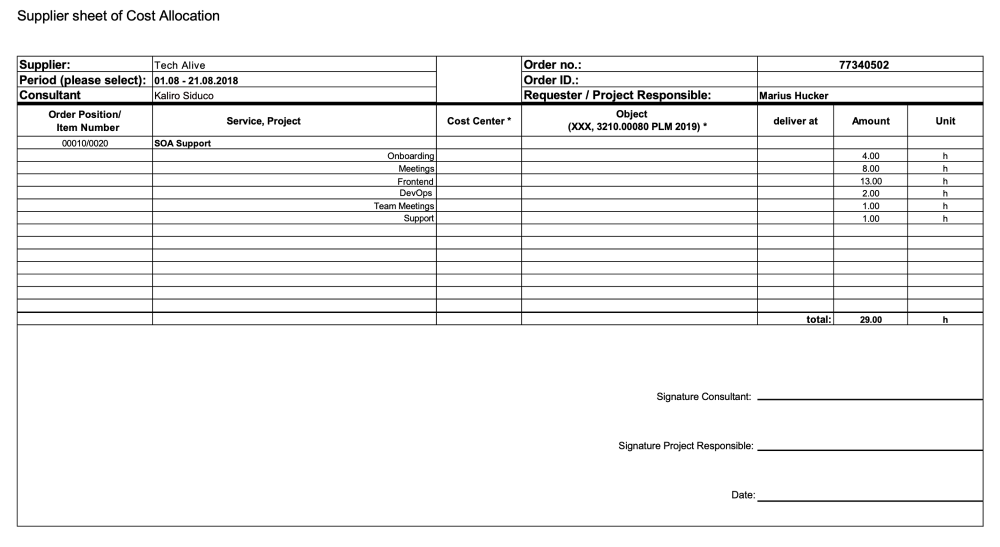
#> input picture Prototype/Images/datasheet_sample.png, 2000 x 1093 px (shown at 1/2 size)
$ python table_extraction_v2.py
#> lines starting #> are read from the running program, lines starting #| are printed output that depends on the picture; after the words box and inside, x2 and y2 are one past the last pixel; in counts of white or black regions, pixels touching at a corner belong together

"""
Dependencies (install with pip):
jinja2
matplotlib
pytesseract
pandas
opencv-python
csv
numpy
pillow
openpyxl
"""

import cv2
import numpy as np
import pandas as pd
import matplotlib.pyplot as plt
import csv
import platform
import os
import config

try:
    from PIL import Image
except ImportError:
    import Image
import pytesseract

# Set the path of the pytesseract executable for Windows
if platform.system() == "Windows":
    tess_path = os.path.expanduser(config.windows["tesseract_path"])
    print("Detected Windows OS. Targeting executable '{}' for Tesseract.".format(tess_path))
    pytesseract.pytesseract.tesseract_cmd = tess_path

#read your file
file=r'Images/datasheet_sample.png'
img = cv2.imread(file,0)
img.shape

#thresholding the image to a binary image
thresh,img_bin = cv2.threshold(img,128,255,cv2.THRESH_BINARY | cv2.THRESH_OTSU)
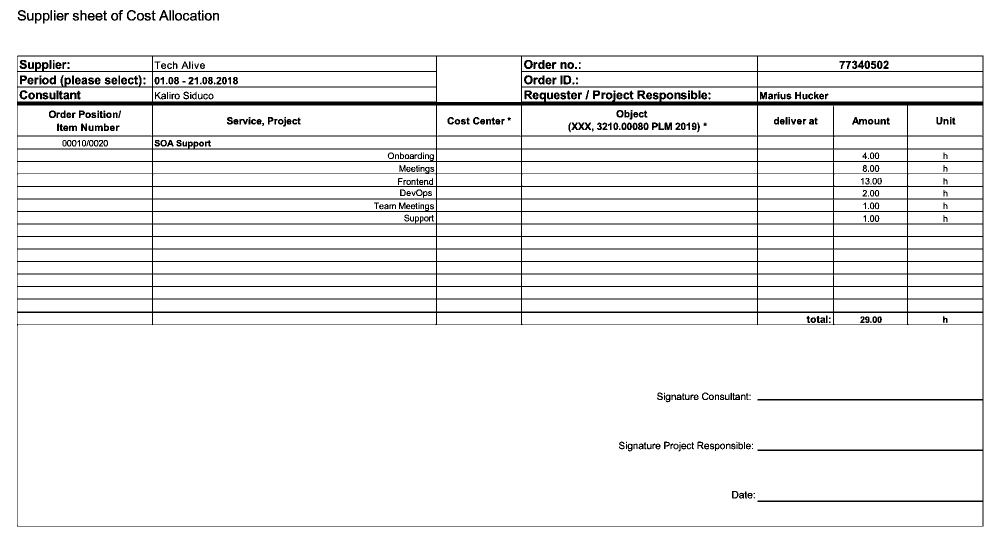
#> img_bin: shape (1093, 2000) (shown at 1/2 size); 93.9% white; 440 black regions (60 under 20 px), largest, box (x1, y1, x2, y2) and area: (34, 111, 1967, 1053) 101855, (1143, 245, 1182, 260) 327, (1349, 185, 1374, 199) 231
#> thresh = 152

#inverting the image
img_bin = 255-img_bin
cv2.imwrite('cv_inverted.png',img_bin)
#Plotting the image to see the output
plotting = plt.imshow(img_bin,cmap='gray')
plt.show()

# countcol(width) of kernel as 100th of total width
kernel_len = np.array(img).shape[1]//100
# Defining a vertical kernel to detect all vertical lines of image
ver_kernel = cv2.getStructuringElement(cv2.MORPH_RECT, (1, kernel_len))
# Defining a horizontal kernel to detect all horizontal lines of image
hor_kernel = cv2.getStructuringElement(cv2.MORPH_RECT, (kernel_len, 1))
# A kernel of 2x2
kernel = cv2.getStructuringElement(cv2.MORPH_RECT, (2, 2))

#Use vertical kernel to detect and save the vertical lines in a jpg
image_1 = cv2.erode(img_bin, ver_kernel, iterations=3)
#> image_1: shape (1093, 2000); 0.35% white in thin lines or dots, all inside (x1, y1, x2, y2) = (34, 141, 1967, 1026)
vertical_lines = cv2.dilate(image_1, ver_kernel, iterations=3)
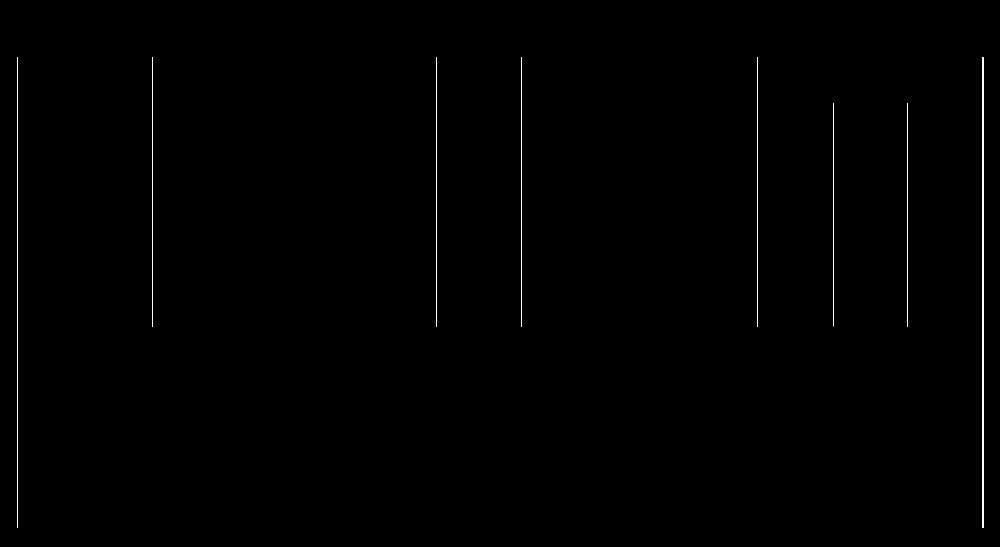
#> vertical_lines: shape (1093, 2000) (shown at 1/2 size); 0.39% white in thin lines or dots, all inside (x1, y1, x2, y2) = (34, 114, 1967, 1056)
cv2.imwrite("vertical.jpg",vertical_lines)
#Plot the generated image
plotting = plt.imshow(image_1,cmap='gray')
plt.show()

#Use horizontal kernel to detect and save the horizontal lines in a jpg
image_2 = cv2.erode(img_bin, hor_kernel, iterations=3)
#> image_2: shape (1093, 2000); 4% white; 26 white regions, largest, box (x1, y1, x2, y2) and area: (64, 203, 1940, 211) 14783, (64, 623, 1940, 626) 5628, (64, 297, 1940, 299) 3752
horizontal_lines = cv2.dilate(image_2, hor_kernel, iterations=3)
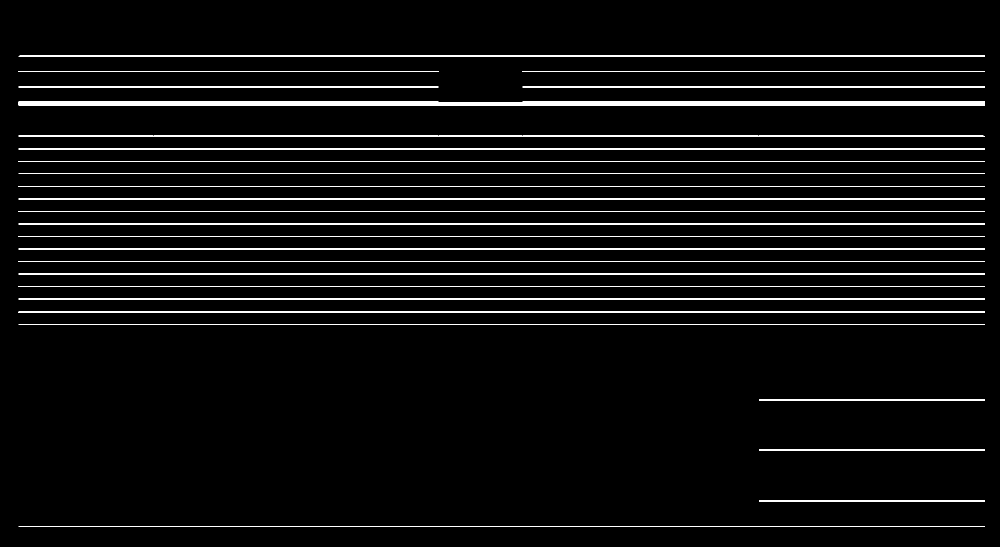
#> horizontal_lines: shape (1093, 2000) (shown at 1/2 size); 4.2% white; 26 white regions, largest, box (x1, y1, x2, y2) and area: (37, 203, 1970, 211) 15296, (37, 623, 1970, 626) 5799, (37, 297, 1970, 299) 3866
cv2.imwrite("horizontal.jpg",horizontal_lines)
#Plot the generated image
plotting = plt.imshow(image_2,cmap='gray')
plt.show()

# Combine horizontal and vertical lines in a new third image, with both having same weight.
img_vh = cv2.addWeighted(vertical_lines, 0.5, horizontal_lines, 0.5, 0.0)
#Eroding and thesholding the image
img_vh = cv2.erode(~img_vh, kernel, iterations=2)
thresh, img_vh = cv2.threshold(img_vh,128,255, cv2.THRESH_BINARY | cv2.THRESH_OTSU)
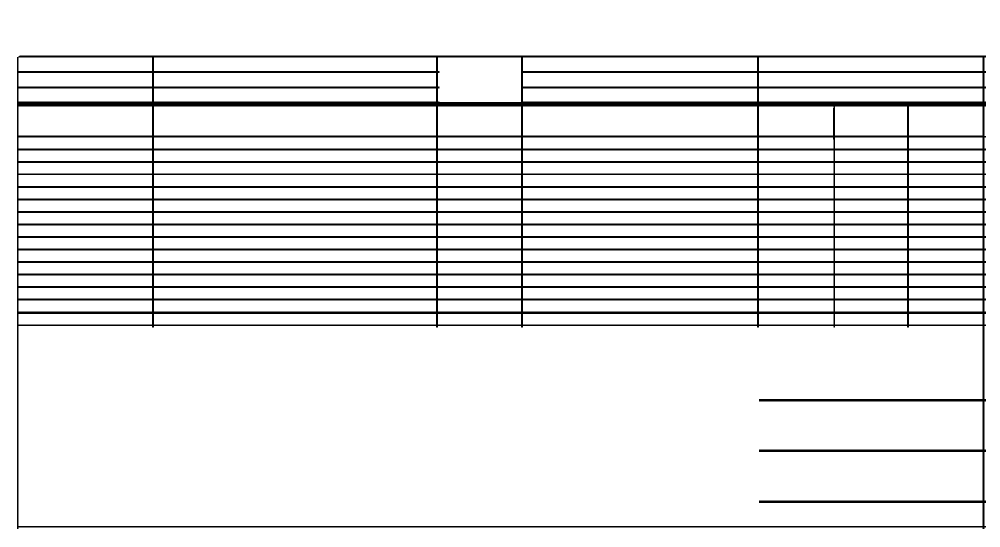
#> img_vh: shape (1093, 2000) (shown at 1/2 size); 91.2% white; 1 black region
#> thresh = 127
cv2.imwrite("img_vh.jpg", img_vh)
bitxor = cv2.bitwise_xor(img,img_vh)
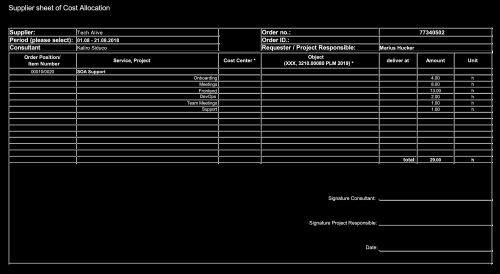
#> bitxor: shape (1093, 2000) (shown at 1/4 size); min 0, max 255, mean 16.8
bitnot = cv2.bitwise_not(bitxor)
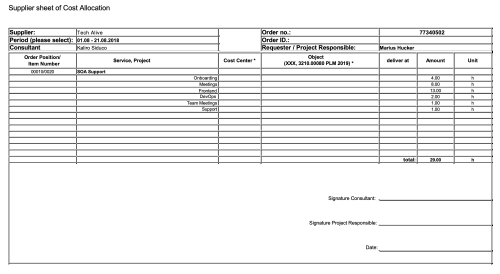
#> bitnot: shape (1093, 2000) (shown at 1/4 size); min 0, max 255, mean 238.2
#Plotting the generated image
plotting = plt.imshow(bitnot,cmap='gray')
plt.show()

# Detect contours for following box detection
contours, hierarchy = cv2.findContours(img_vh, cv2.RETR_TREE, cv2.CHAIN_APPROX_SIMPLE)
#> contours = 128 contours; largest, box (x1, y1, x2, y2) and area: (0, 0, 2000, 1093) 2182908, (33, 110, 1973, 1059) 1829886, (37, 652, 1965, 1052) 760749, (308, 213, 872, 271) 32091, (1046, 213, 1514, 271) 26619

def sort_contours(cnts, method="left-to-right"):
    # initialize the reverse flag and sort index
#> called with method = 'top-to-bottom'
    reverse = False
    i = 0
    # handle if we need to sort in reverse
    if method == "right-to-left" or method == "bottom-to-top":
        reverse = True
    # handle if we are sorting against the y-coordinate rather than
    # the x-coordinate of the bounding box
    if method == "top-to-bottom" or method == "bottom-to-top":
        i = 1
    # construct the list of bounding boxes and sort them from top to
    # bottom
    boundingBoxes = [cv2.boundingRect(c) for c in cnts]
#> boundingBoxes = 128 items, first 6: (0, 0, 2000, 1093), (33, 110, 1940, 949), (37, 652, 1928, 400), (1818, 628, 147, 21), (1670, 628, 144, 21), (1518, 628, 149, 21)
    (cnts, boundingBoxes) = zip(*sorted(zip(cnts, boundingBoxes),
    key=lambda b:b[1][i], reverse=reverse))
#> cnts has the same summary as contours outside sort_contours; boundingBoxes = 128 items, first 6: (0, 0, 2000, 1093), (33, 110, 1940, 949), (1518, 115, 447, 27), (1046, 115, 468, 27), (876, 115, 166, 89), (308, 115, 564, 27)
    # return the list of sorted contours and bounding boxes
    return (cnts, boundingBoxes)

# Sort all the contours by top to bottom.
contours, boundingBoxes = sort_contours(contours, method="top-to-bottom")

#Creating a list of heights for all detected boxes
heights = [boundingBoxes[i][3] for i in range(len(boundingBoxes))]
#> heights = 128 values, max 1093 at index 0, min 21 at index 29, mean 42.84

#Get mean of heights
mean = np.mean(heights)
#> mean = 42.84

#Create list box to store all boxes in
box = []
# Get position (x,y), width and height for every contour and show the contour on image
for c in contours:
    x, y, w, h = cv2.boundingRect(c)
    if (w<1000 and h<500):
        image = cv2.rectangle(img,(x,y),(x+w,y+h),(0,255,0),2)
        box.append([x,y,w,h])
#> this loop made 128 passes
#> (c, x, y, w, h) on passes 1, 3, 4, 6, 7, 8: ([[0, 0], [0, 1092], [1999, 1092], [1999, 0]], 0, 0, 2000, 1093), ([[1518, 115], [1518, 141], [1964, 141], [1964, 115]], 1518, 115, 447, 27), ([[1046, 115], [1046, 141], [1513, 141], [1513, 115]], 1046, 115, 468, 27), ([[308, 115], [308, 141], [871, 141], [871, 115]], 308, 115, 564, 27), ([[37, 115], [37, 141], [303, 141], [303, 115]], 37, 115, 267, 27), ([[1518, 146], [1518, 172], [1964, 172], [1964, 146]], 1518, 146, 447, 27)
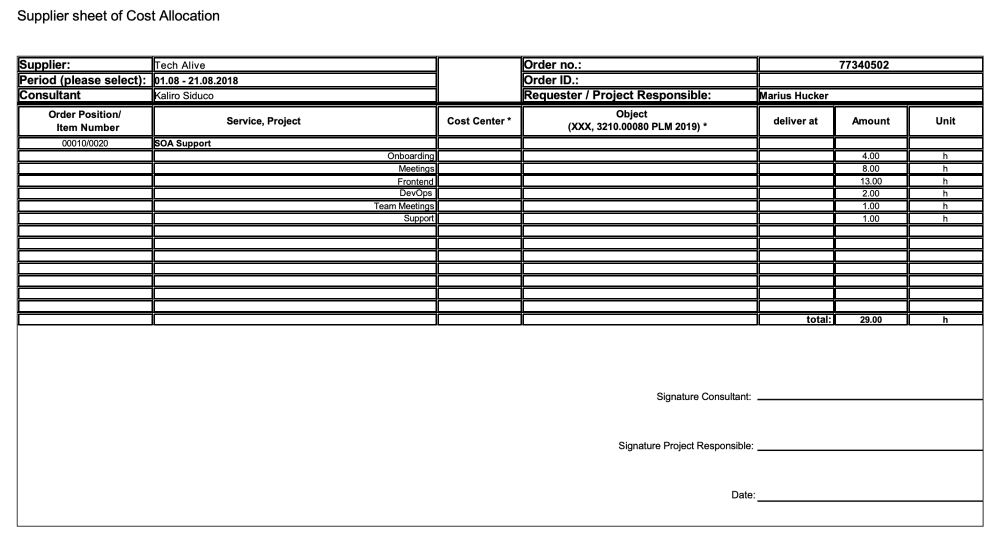
#> img: shape (1093, 2000) (shown at 1/2 size); min 0, max 255, mean 221.2
#> after the loop, box = 125 items, first 6: [1518, 115, 447, 27], [1046, 115, 468, 27], [876, 115, 166, 89], [308, 115, 564, 27], [37, 115, 267, 27], [1518, 146, 447, 27]

plotting = plt.imshow(image,cmap='gray')
plt.show()

#Creating two lists to define row and column in which cell is located
row=[]
column=[]
j=0

#Sorting the boxes to their respective row and column
for i in range(len(box)):

    if(i==0):
        column.append(box[i])
        previous=box[i]

    else:
        if(box[i][1]<=previous[1]+mean/2):
            column.append(box[i])
            previous=box[i]

            if(i==len(box)-1):
                row.append(column)

        else:
            row.append(column)
            column=[]
            previous = box[i]
            column.append(box[i])
#> this loop made 125 passes
#> after the loop, row = 19 items

print(column)
#| [[1818, 628, 147, 21], [1670, 628, 144, 21], [1518, 628, 149, 21], [1046, 628, 468, 21], [876, 628, 166, 21], [308, 628, 564, 21], [37, 628, 267, 21]]
print(row)
#> (printed output is left out)

#calculating maximum number of cells
countcol = 0
for i in range(len(row)):
    countcol = len(row[i])
    if countcol > countcol:
        countcol = countcol
#> this loop made 19 passes
#> countcol on passes 1 to 8: 5, 4, 4, 7, 7, 7, 7, 7

#Retrieving the center of each column
center = [int(row[i][j][0]+row[i][j][2]/2) for j in range(len(row[i])) if row[0]]
#> center = [1891, 1742, 1592, 1280, 959, 590, 170]

center=np.array(center)
center.sort()
print(center)
#| [ 170  590  959 1280 1592 1742 1891]
#Regarding the distance to the columns center, the boxes are arranged in respective order

finalboxes = []
for i in range(len(row)):
    lis=[]
    for k in range(countcol):
        lis.append([])
    for j in range(len(row[i])):
        diff = abs(center-(row[i][j][0]+row[i][j][2]/4))
        minimum = min(diff)
        indexing = list(diff).index(minimum)
        lis[indexing].append(row[i][j])
    finalboxes.append(lis)
#> this loop made 19 passes
#> after the loop, finalboxes = 19 items


#from every single image-based cell/box the strings are extracted via pytesseract and stored in a list
outer=[]
for i in range(len(finalboxes)):
    for j in range(len(finalboxes[i])):
        inner=''
        if(len(finalboxes[i][j])==0):
            outer.append(' ')
        else:
            for k in range(len(finalboxes[i][j])):
                y,x,w,h = finalboxes[i][j][k][0],finalboxes[i][j][k][1], finalboxes[i][j][k][2],finalboxes[i][j][k][3]
                finalimg = bitnot[x:x+h, y:y+w]
                kernel = cv2.getStructuringElement(cv2.MORPH_RECT, (2, 1))
                border = cv2.copyMakeBorder(finalimg,2,2,2,2, cv2.BORDER_CONSTANT,value=[255,255])
                resizing = cv2.resize(border, None, fx=2, fy=2, interpolation=cv2.INTER_CUBIC)
                dilation = cv2.dilate(resizing, kernel,iterations=1)
                erosion = cv2.erode(dilation, kernel,iterations=2)

#> (the run stopped early here; a loop or call above may not have finished)

$ run again, with Prototype/Images/1.png copied over Prototype/Images/datasheet_sample.png
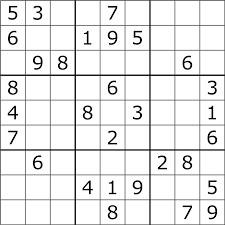
#> input picture Prototype/Images/1.png, 225 x 225 px
#> img is the input picture: shape (225, 225); min 0, max 255, mean 233.5
#> `thresh,img_bin = cv2.threshold(img,128,255,cv2.THRESH_BINARY | cv2.THR..`:
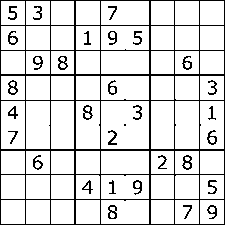
#> img_bin: shape (225, 225); 87.1% white; black in thin lines or dots
#> `thresh,img_bin = cv2.threshold(img,128,255,cv2.THRESH_BINARY | cv2.THR..`: thresh = 179
#> image_1: shape (225, 225); 6.2% white in thin lines or dots
#> vertical_lines: shape (225, 225); 8.2% white; 58 white regions (46 under 20 px), largest, box (x1, y1, x2, y2) and area: (0, 0, 225, 225) 3331, (87, 34, 89, 48) 28, (89, 183, 91, 197) 27
#> image_2: shape (225, 225); 6.1% white in thin lines or dots
#> horizontal_lines: shape (225, 225); 8% white; 78 white regions (76 under 20 px), largest, box (x1, y1, x2, y2) and area: (0, 0, 225, 225) 3331, (11, 114, 21, 116) 20
#> `thresh, img_vh = cv2.threshold(img_vh,128,255, cv2.THRESH_BINARY | cv2..`: thresh = 127
#> `contours, hierarchy = cv2.findContours(img_vh, cv2.RETR_TREE, cv2.CHAI..`: contours = 109 contours, 16 with area under 20; largest, box (x1, y1, x2, y2) and area: (103, 103, 149, 149) 1918, (177, 103, 199, 149) 945, (78, 103, 100, 149) 945, (28, 103, 50, 149) 945, (103, 78, 149, 100) 945
#> in sort_contours, `boundingBoxes = [cv2.boundingRect(c) for c in cnts]`: boundingBoxes = 109 items, first 6: (112, 221, 3, 3), (202, 202, 22, 22), (207, 209, 5, 10), (211, 204, 12, 19), (177, 202, 22, 22), (185, 204, 13, 20)
#> in sort_contours, `(cnts, boundingBoxes) = zip(*sorted(zip(cnts, boundingBoxes), key=lamb..`: cnts = 109 contours, 16 with area under 20; largest, box (x1, y1, x2, y2) and area: (103, 103, 149, 149) 1918, (103, 28, 149, 50) 945, (103, 78, 149, 100) 945, (177, 103, 199, 149) 945, (78, 103, 100, 149) 945; boundingBoxes = 109 items, first 6: (202, 6, 22, 19), (177, 6, 22, 19), (153, 6, 21, 19), (103, 6, 46, 19), (78, 6, 22, 19), (53, 6, 21, 19)
#> `contours, boundingBoxes = sort_contours(contours, method="top-to-botto..`: contours has the same summary as cnts in sort_contours
#> heights = 109 values, max 46 at index 54, min 2 at index 24, mean 18.16
#> mean = 18.16
#> the loop `for c in contours:` made 109 passes
#> (x, y, w, h) on passes 4, 7, 8, 14, 18, 19, 20, 21: (103, 6, 46, 19), (28, 6, 22, 19), (6, 6, 19, 19), (78, 28, 22, 22), (133, 30, 15, 20), (112, 30, 9, 5), (13, 30, 9, 5), (107, 34, 16, 15)
#> after the loop `for c in contours:`:
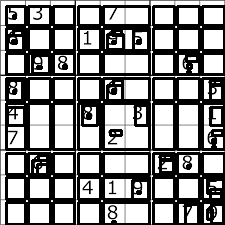
#> img: shape (225, 225); min 0, max 255, mean 141
#> after the loop `for c in contours:`: box = 109 items, first 6: [202, 6, 22, 19], [177, 6, 22, 19], [153, 6, 21, 19], [103, 6, 46, 19], [78, 6, 22, 19], [53, 6, 21, 19]
#> the loop `for i in range(len(box)): ` made 109 passes
#> after the loop `for i in range(len(box)):`: row = 7 items
#| [[112, 221, 3, 3]]
#> (printed output is left out)
#> the loop `for i in range(len(row)):` made 7 passes
#> countcol on passes 1 to 7: 9, 16, 29, 13, 18, 12, 11
#> center = [213, 188, 163, 126, 89, 63, 39, 15, 217, 191, 209]
#| [ 15  39  63  89 126 163 188 191 209 213 217]
#> the loop `for i in range(len(row)):` made 7 passes
#> after the loop `for i in range(len(row)):`: finalboxes = 7 items

$ run again, with Prototype/Images/4.png copied over Prototype/Images/datasheet_sample.png
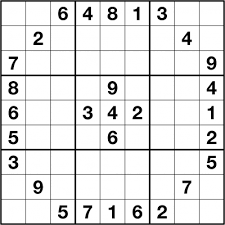
#> input picture Prototype/Images/4.png, 225 x 225 px
#> img is the input picture: shape (225, 225); min 0, max 255, mean 226.8
#> `thresh,img_bin = cv2.threshold(img,128,255,cv2.THRESH_BINARY | cv2.THR..`:
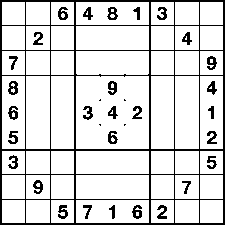
#> img_bin: shape (225, 225); 85.8% white; 34 black regions (4 under 20 px), largest, box (x1, y1, x2, y2) and area: (0, 0, 225, 225) 5051, (8, 81, 18, 95) 89, (132, 205, 142, 219) 88
#> `thresh,img_bin = cv2.threshold(img,128,255,cv2.THRESH_BINARY | cv2.THR..`: thresh = 165
#> image_1: shape (225, 225); 7.7% white; 70 white regions (55 under 20 px), largest, box (x1, y1, x2, y2) and area: (0, 0, 225, 225) 3126, (211, 84, 215, 95) 32, (136, 10, 140, 20) 31
#> vertical_lines: shape (225, 225); 10% white; 67 white regions (36 under 20 px), largest, box (x1, y1, x2, y2) and area: (0, 0, 225, 225) 3765, (211, 84, 215, 98) 44, (136, 10, 140, 23) 43
#> image_2: shape (225, 225); 7% white; 71 white regions (67 under 20 px), largest, box (x1, y1, x2, y2) and area: (0, 0, 225, 225) 2903, (210, 89, 217, 92) 20, (210, 137, 217, 144) 20, (160, 216, 167, 219) 20
#> horizontal_lines: shape (225, 225); 9.5% white; 70 white regions (49 under 20 px), largest, box (x1, y1, x2, y2) and area: (0, 0, 225, 225) 3545, (36, 37, 46, 45) 44, (210, 137, 220, 144) 41
#> `thresh, img_vh = cv2.threshold(img_vh,128,255, cv2.THRESH_BINARY | cv2..`: thresh = 127
#> `contours, hierarchy = cv2.findContours(img_vh, cv2.RETR_TREE, cv2.CHAI..`: contours = 88 contours, 27 with area under 20; largest, box (x1, y1, x2, y2) and area: (78, 78, 149, 149) 4668, (78, 177, 149, 199) 1470, (177, 78, 199, 149) 1470, (28, 78, 50, 149) 1470, (78, 53, 149, 75) 1470
#> in sort_contours, `boundingBoxes = [cv2.boundingRect(c) for c in cnts]`: boundingBoxes = 88 items, first 6: (138, 220, 1, 3), (62, 220, 3, 3), (138, 215, 1, 1), (63, 214, 2, 2), (163, 210, 1, 3), (202, 202, 21, 21)
#> in sort_contours, `(cnts, boundingBoxes) = zip(*sorted(zip(cnts, boundingBoxes), key=lamb..`: cnts = 88 contours, 27 with area under 20; largest, box (x1, y1, x2, y2) and area: (78, 78, 149, 149) 4668, (78, 28, 149, 50) 1470, (78, 53, 149, 75) 1470, (177, 78, 199, 149) 1470, (28, 78, 50, 149) 1470; boundingBoxes = 88 items, first 6: (202, 7, 21, 18), (177, 7, 22, 18), (167, 7, 7, 18), (153, 7, 11, 18), (118, 7, 31, 18), (78, 7, 35, 18)
#> `contours, boundingBoxes = sort_contours(contours, method="top-to-botto..`: contours has the same summary as cnts in sort_contours
#> heights = 88 values, max 71 at index 33, min 1 at index 10, mean 18.98
#> mean = 18.98
#> the loop `for c in contours:` made 88 passes
#> (x, y, w, h) on passes 3, 4, 5, 6, 7, 8, 11, 18: (167, 7, 7, 18), (153, 7, 11, 18), (118, 7, 31, 18), (78, 7, 35, 18), (68, 7, 6, 18), (53, 7, 14, 18), (113, 11, 1, 1), (177, 28, 22, 22)
#> after the loop `for c in contours:`:
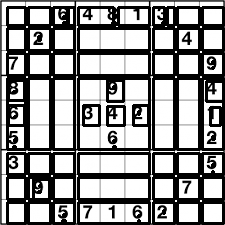
#> img: shape (225, 225); min 0, max 255, mean 150
#> after the loop `for c in contours:`: box = 88 items, first 6: [202, 7, 21, 18], [177, 7, 22, 18], [167, 7, 7, 18], [153, 7, 11, 18], [118, 7, 31, 18], [78, 7, 35, 18]
#> the loop `for i in range(len(box)): ` made 88 passes
#> after the loop `for i in range(len(box)):`: row = 7 items
#> (printed output is left out)
#> (printed output is left out)
#> the loop `for i in range(len(row)):` made 7 passes
#> countcol on passes 1 to 7: 24, 9, 12, 7, 12, 12, 12
#> center = [212, 188, 163, 113, 63, 39, 16, 163, 64, 138, 138, 63]
#| [ 16  39  63  63  64 113 138 138 163 163 188 212]
#> the loop `for i in range(len(row)):` made 7 passes
#> after the loop `for i in range(len(row)):`: finalboxes = 7 items
